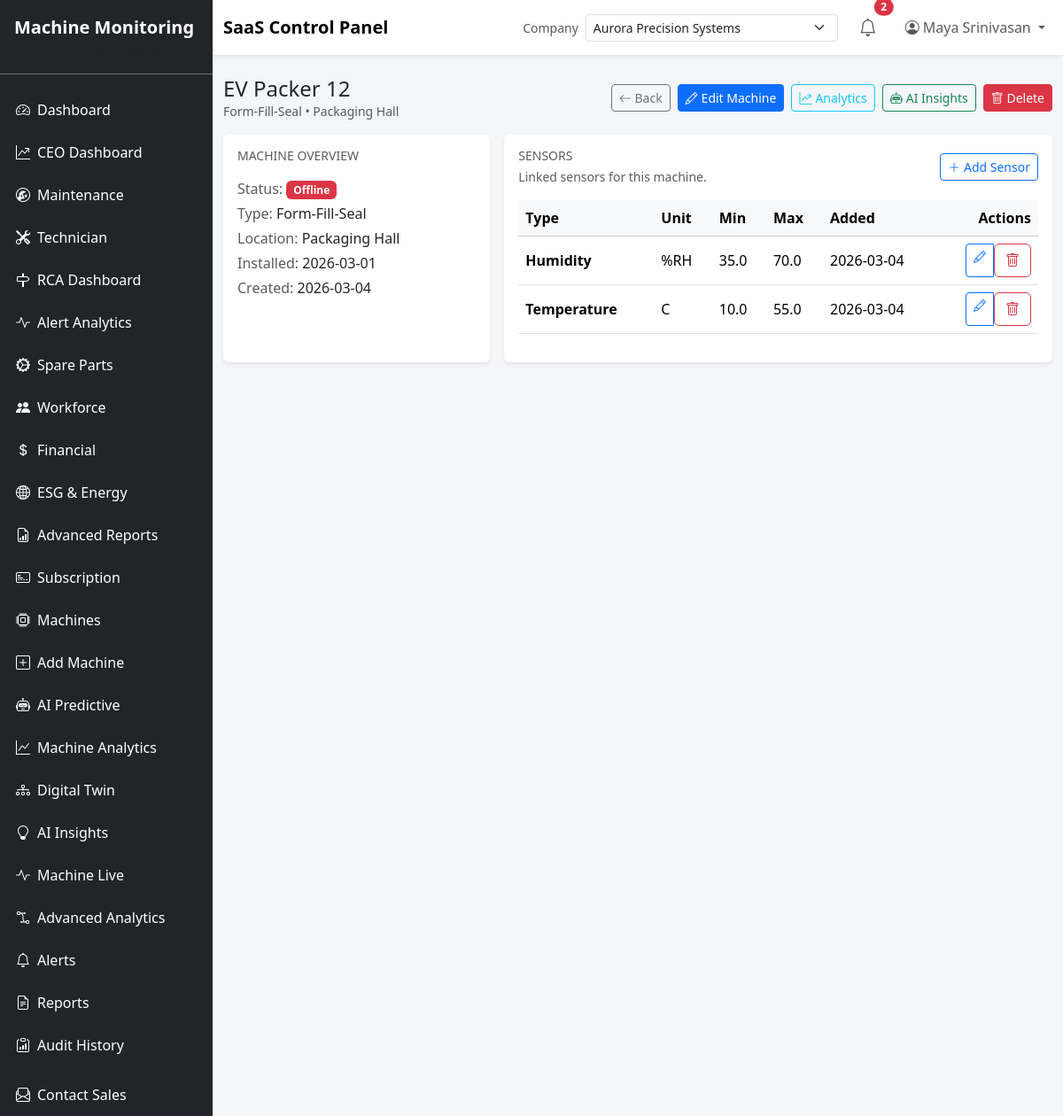
The page /machines/4 (signed in) on the database as committed earlier.
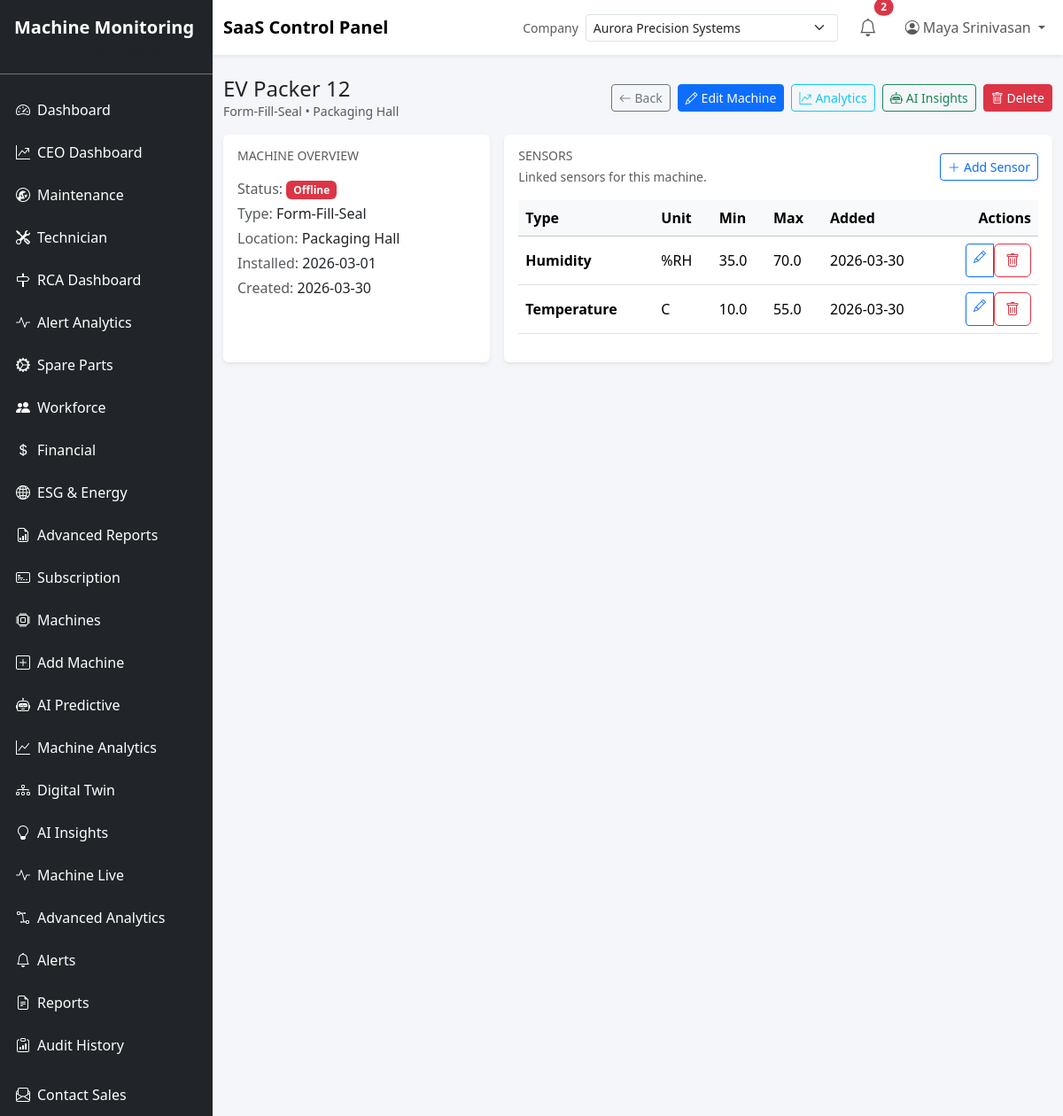
The same page on the database as committed later.
### app/models/machine.py (models this page shows, shortened)
class Machine(db.Model):
    __tablename__ = "machines"
    __table_args__ = (
        db.UniqueConstraint("machine_name", "company_id", name="uq_machine_company_name"),
        db.UniqueConstraint("plant_id", "machine_code", name="uq_machine_code_per_plant"),
    )
    id = db.Column(db.Integer, primary_key=True)
    machine_name = db.Column(db.String(120), nullable=False)
    machine_type = db.Column(db.String(120), nullable=False)
    machine_code = db.Column(db.String(60), nullable=True)
    model_number = db.Column(db.String(80))
    location = db.Column(db.String(120))
    installation_date = db.Column(db.Date)
    status = db.Column(db.String(20), nullable=False, default="idle")
    operational_state = db.Column(db.String(30), nullable=False, default="ready")
    company_id = db.Column(db.Integer, db.ForeignKey("companies.id"), nullable=False, index=True)
    plant_id = db.Column(db.Integer, db.ForeignKey("plants.id"), nullable=True, index=True)
    department_id = db.Column(db.Integer, db.ForeignKey("departments.id"), nullable=True, index=True)
    api_token = db.Column(db.String(128), unique=True, nullable=False, default=generate_secure_token)
    cost_per_hour = db.Column(db.Numeric(12, 2), nullable=False, default=0)
    revenue_per_hour = db.Column(db.Numeric(14, 2), nullable=False, default=0)
    expected_lifetime_hours = db.Column(db.Integer)
    last_seen = db.Column(db.DateTime, index=True)
    created_at = db.Column(db.DateTime, default=datetime.utcnow, nullable=False)
    company = db.relationship("Company", back_populates="machines")
    plant = db.relationship("Plant", back_populates="machines")
    department = db.relationship("Department", back_populates="machines")
    sensors = db.relationship(
        "Sensor", back_populates="machine", cascade="all, delete-orphan", lazy="dynamic"
    )
    data_points = db.relationship(
        "MachineData", back_populates="machine", cascade="all, delete-orphan", lazy="dynamic"
    )
    ai_analyses = db.relationship(
        "AiAnalysis", back_populates="machine", cascade="all, delete-orphan", lazy="dynamic"
    )
    alerts = db.relationship(
        "Alert", back_populates="machine", cascade="all, delete-orphan", lazy="dynamic"
    )
    kpis = db.relationship(
        "MachineKPI", back_populates="machine", cascade="all, delete-orphan", lazy="dynamic"
    )
    health_scores = db.relationship(
        "MachineHealthScore", back_populates="machine", cascade="all, delete-orphan", lazy="dynamic"
    )
    ai_predictions = db.relationship(
        "AIPrediction", backref="machine", cascade="all, delete-orphan", lazy="dynamic"
    )
    digital_twin = db.relationship(
        "DigitalTwin", uselist=False, cascade="all, delete-orphan", lazy="joined", back_populates="machine"
    )

### app/models/sensor.py (models this page shows, shortened)
class Sensor(db.Model):
    __tablename__ = "sensors"
    id = db.Column(db.Integer, primary_key=True)
    machine_id = db.Column(db.Integer, db.ForeignKey("machines.id"), nullable=False, index=True)
    sensor_type = db.Column(db.String(50), nullable=False)
    unit = db.Column(db.String(20), nullable=False)
    threshold_min = db.Column(db.Float, nullable=False, default=0)
    threshold_max = db.Column(db.Float, nullable=False, default=0)
    calibration_date = db.Column(db.Date, nullable=True)
    accuracy_percentage = db.Column(db.Float, nullable=True)
    min_threshold = db.Column(db.Float, nullable=False, default=0)
    max_threshold = db.Column(db.Float, nullable=False, default=0)
    created_at = db.Column(db.DateTime, default=datetime.utcnow, nullable=False)
    machine = db.relationship("Machine", back_populates="sensors")

### app/machines/routes.py (the view)
@machines_bp.route("/<int:machine_id>")
@login_required
@role_required("admin", "manager", "viewer")
def machine_detail(machine_id):
    machine = _get_machine_or_404(machine_id)
    sensors = machine.sensors.order_by(Sensor.created_at.desc()).all()
    return render_template("machines/detail.html", machine=machine, sensors=sensors)

### app/extensions.py (called while the page is built)
    @staticmethod
    def _bypass_enabled() -> bool:
        try:
            return current_app.config.get("DEV_SHOW_ALL_USERS_DATA", False)
        except Exception:
            return False

    def _should_skip(self, criterion) -> bool:
        if not self._bypass_enabled():
            return False
        key = getattr(getattr(criterion, "left", None), "key", None)
        return key in self._scope_keys

    def filter(self, *criteria):
        if self._bypass_enabled():
            criteria = tuple(c for c in criteria if not self._should_skip(c))
        return super().filter(*criteria)

    def filter_by(self, **kwargs):
        if self._bypass_enabled():
            kwargs = {k: v for k, v in kwargs.items() if k not in self._scope_keys}
        return super().filter_by(**kwargs)

    def first_or_404(self, *, description: str | None = None):
        result = self.first()
        if result is None:
            abort(404, description=description)
        return result

### app/machines/routes.py (called while the page is built)
def _get_machine_or_404(machine_id: int) -> Machine:
    company_id = get_active_company_id()
    return Machine.query.filter_by(id=machine_id, company_id=company_id).first_or_404()

### app/templates/machines/detail.html (shortened to what the changed rows need)
{% extends 'base.html' %}
{% block content %}
{% set user_role = (current_user.active_role or current_user.role or '')|lower %}
<div class="d-flex justify-content-between align-items-center mb-3">
    <div>
        <h4 class="mb-0">{{ machine.machine_name }}</h4>
        <p class="text-muted small mb-0">{{ machine.machine_type }} • {{ machine.location or 'No location set' }}</p>
    </div>
</div>
<div class="row g-3">
    <div class="col-lg-4">
        <div class="card shadow-sm h-100">
            <div class="card-body">
                <h6 class="text-uppercase text-muted small mb-3">Machine Overview</h6>
                {% set status_classes = {'running': 'success', 'idle': 'warning', 'maintenance': 'info', 'offline': 'danger'} %}
                <p class="mb-1"><span class="text-muted">Status:</span> <span class="badge bg-{{ status_classes.get(machine.status, 'secondary') }}">{{ machine.status|capitalize }}</span></p>
                <p class="mb-1"><span class="text-muted">Type:</span> {{ machine.machine_type }}</p>
                <p class="mb-1"><span class="text-muted">Location:</span> {{ machine.location or '—' }}</p>
                <p class="mb-1"><span class="text-muted">Installed:</span> {{ machine.installation_date.strftime('%Y-%m-%d') if machine.installation_date else '—' }}</p>
                <p class="mb-0"><span class="text-muted">Created:</span> {{ machine.created_at.strftime('%Y-%m-%d') }}</p>
            </div>
        </div>
    </div>
    <div class="col-lg-8">
        <div class="card shadow-sm h-100">
            <div class="card-body">
                <div class="table-responsive">
                    <table class="table align-middle">
                        <thead class="table-light">
                            <tr>
                                <th>Type</th>
                                <th>Unit</th>
                                <th>Min</th>
                                <th>Max</th>
                                <th>Added</th>
                                <th class="text-end">Actions</th>
                            </tr>
                        </thead>
                        <tbody>
                            {% for sensor in sensors %}
                            <tr>
                                <td class="fw-semibold text-capitalize">{{ sensor.sensor_type }}</td>
                                <td>{{ sensor.unit }}</td>
                                <td>{{ sensor.min_threshold }}</td>
                                <td>{{ sensor.max_threshold }}</td>
                                <td>{{ sensor.created_at.strftime('%Y-%m-%d') }}</td>
                                <td class="text-end">
                                    <div class="btn-group btn-group-sm" role="group">
                                        {% if user_role in ['admin', 'manager'] %}
                                        <a class="btn btn-outline-primary" href="{{ url_for('machines.edit_sensor', machine_id=machine.id, sensor_id=sensor.id) }}" title="Edit">
                                            <i class="bi bi-pencil"></i>
                                        </a>
                                        {% endif %}
                                        {% if user_role == 'admin' %}
                                        <form method="post" action="{{ url_for('machines.delete_sensor', machine_id=machine.id, sensor_id=sensor.id) }}" onsubmit="return confirm('Delete this sensor?');">
                                            <button class="btn btn-outline-danger" type="submit" title="Delete">
                                                <i class="bi bi-trash"></i>
                                            </button>
                                        </form>
                                        {% endif %}
                                    </div>
                                </td>
                            </tr>
                            {% else %}
                            <tr>
                                <td colspan="6" class="text-center text-muted py-4">No sensors added yet.</td>
                            </tr>
                            {% endfor %}
                        </tbody>
                    </table>
                </div>
            </div>
        </div>
    </div>
</div>
{% endblock %}

Rows that differ between the two databases and show on the page:
changed Machine "EV Packer 12": created_at "2026-03-04" → "2026-03-30"
changed Sensor "Humidity": created_at "2026-03-04" → "2026-03-30"
changed Sensor "Temperature": created_at "2026-03-04" → "2026-03-30"
